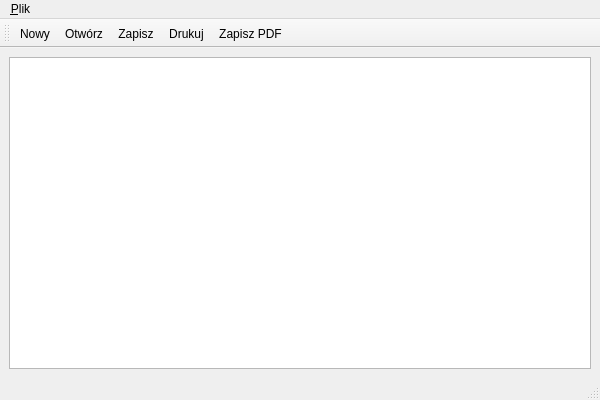
<ui version="4.0" >
 <class>Window</class>
 <widget class="QMainWindow" name="Window" >
  <property name="geometry" >
   <rect>
    <x>0</x>
    <y>0</y>
    <width>600</width>
    <height>400</height>
   </rect>
  </property>
  <property name="windowTitle" >
   <string>Edytor tekstu - QtDesigner</string>
  </property>
  <property name="windowIcon" >
   <iconset resource="mywindow.qrc" >:/images/qt.png</iconset>
  </property>
  <widget class="QWidget" name="centralwidget" >
   <property name="enabled" >
    <bool>true</bool>
   </property>
   <layout class="QVBoxLayout" >
    <item>
     <widget class="QTextEdit" name="textEdit" />
    </item>
   </layout>
  </widget>
  <widget class="QMenuBar" name="menubar" >
   <property name="geometry" >
    <rect>
     <x>0</x>
     <y>0</y>
     <width>600</width>
     <height>23</height>
    </rect>
   </property>
   <widget class="QMenu" name="fileMenu" >
    <property name="title" >
     <string>&amp;Plik</string>
    </property>
    <addaction name="fileMenuNew" />
    <addaction name="fileMenuOpen" />
    <addaction name="fileMenuSave" />
    <addaction name="fileMenuSaveAs" />
    <addaction name="fileMenuSavePDF" />
    <addaction name="fileMenuPrintPreview" />
    <addaction name="fileMenuPrint" />
    <addaction name="separator" />
    <addaction name="fileMenuQuit" />
   </widget>
   <addaction name="fileMenu" />
  </widget>
  <widget class="QStatusBar" name="statusBar" >
   <property name="statusTip" >
    <string/>
   </property>
  </widget>
  <widget class="QToolBar" name="toolBar" >
   <property name="windowTitle" >
    <string>toolBar</string>
   </property>
   <attribute name="toolBarArea" >
    <enum>TopToolBarArea</enum>
   </attribute>
   <attribute name="toolBarBreak" >
    <bool>false</bool>
   </attribute>
   <addaction name="fileMenuNew" />
   <addaction name="fileMenuOpen" />
   <addaction name="fileMenuSave" />
   <addaction name="fileMenuPrint" />
   <addaction name="fileMenuSavePDF" />
  </widget>
  <action name="fileMenuNew" >
   <property name="icon" >
    <iconset resource="mywindow.qrc" >:/images/new.png</iconset>
   </property>
   <property name="text" >
    <string>&amp;Nowy</string>
   </property>
   <property name="statusTip" >
    <string>Tworzy nowy plik</string>
   </property>
   <property name="shortcut" >
    <string>Ctrl+N</string>
   </property>
  </action>
  <action name="fileMenuOpen" >
   <property name="icon" >
    <iconset resource="mywindow.qrc" >:/images/open.png</iconset>
   </property>
   <property name="text" >
    <string>Otwórz</string>
   </property>
   <property name="statusTip" >
    <string>Odczytuje plik</string>
   </property>
   <property name="shortcut" >
    <string>Ctrl+O</string>
   </property>
  </action>
  <action name="fileMenuSave" >
   <property name="icon" >
    <iconset resource="mywindow.qrc" >:/images/save.png</iconset>
   </property>
   <property name="text" >
    <string>Zapisz</string>
   </property>
   <property name="statusTip" >
    <string>Zapisuje bieżące zmiany</string>
   </property>
  </action>
  <action name="fileMenuSaveAs" >
   <property name="text" >
    <string>Zapisz jako</string>
   </property>
   <property name="statusTip" >
    <string>Zapisuje jako nowy plik</string>
   </property>
  </action>
  <action name="fileMenuQuit" >
   <property name="text" >
    <string>Wyjście</string>
   </property>
   <property name="statusTip" >
    <string>Zakończenie działania programu</string>
   </property>
  </action>
  <action name="fileMenuPrint" >
   <property name="icon" >
    <iconset resource="mywindow.qrc" >:/images/print.png</iconset>
   </property>
   <property name="text" >
    <string>Drukuj</string>
   </property>
   <property name="statusTip" >
    <string>Drukuje plik</string>
   </property>
  </action>
  <action name="fileMenuSavePDF" >
   <property name="icon" >
    <iconset resource="mywindow.qrc" >:/images/exportpdf.png</iconset>
   </property>
   <property name="text" >
    <string>Zapisz PDF</string>
   </property>
   <property name="toolTip" >
    <string>Zapisz plik PDF</string>
   </property>
  </action>
  <action name="fileMenuPrintPreview" >
   <property name="text" >
    <string>Podgląd wydruku</string>
   </property>
   <property name="statusTip" >
    <string>Podgląd wydruku pliku</string>
   </property>
  </action>
 </widget>
 <resources>
  <include location="mywindow.qrc" />
 </resources>
 <connections/>
</ui>
